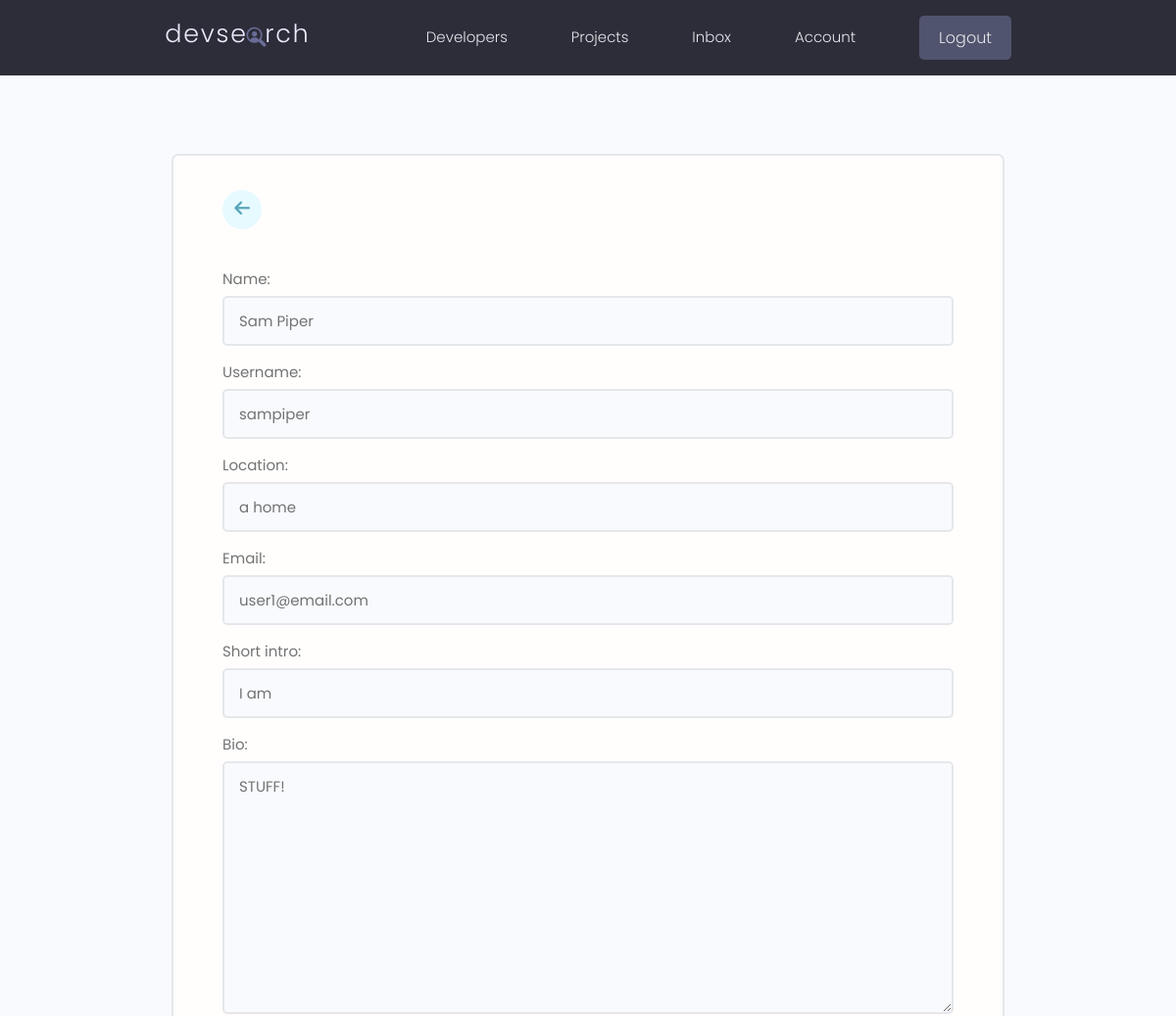
/edit-account (signed in, upper part), run on an earlier commit of the app's database.
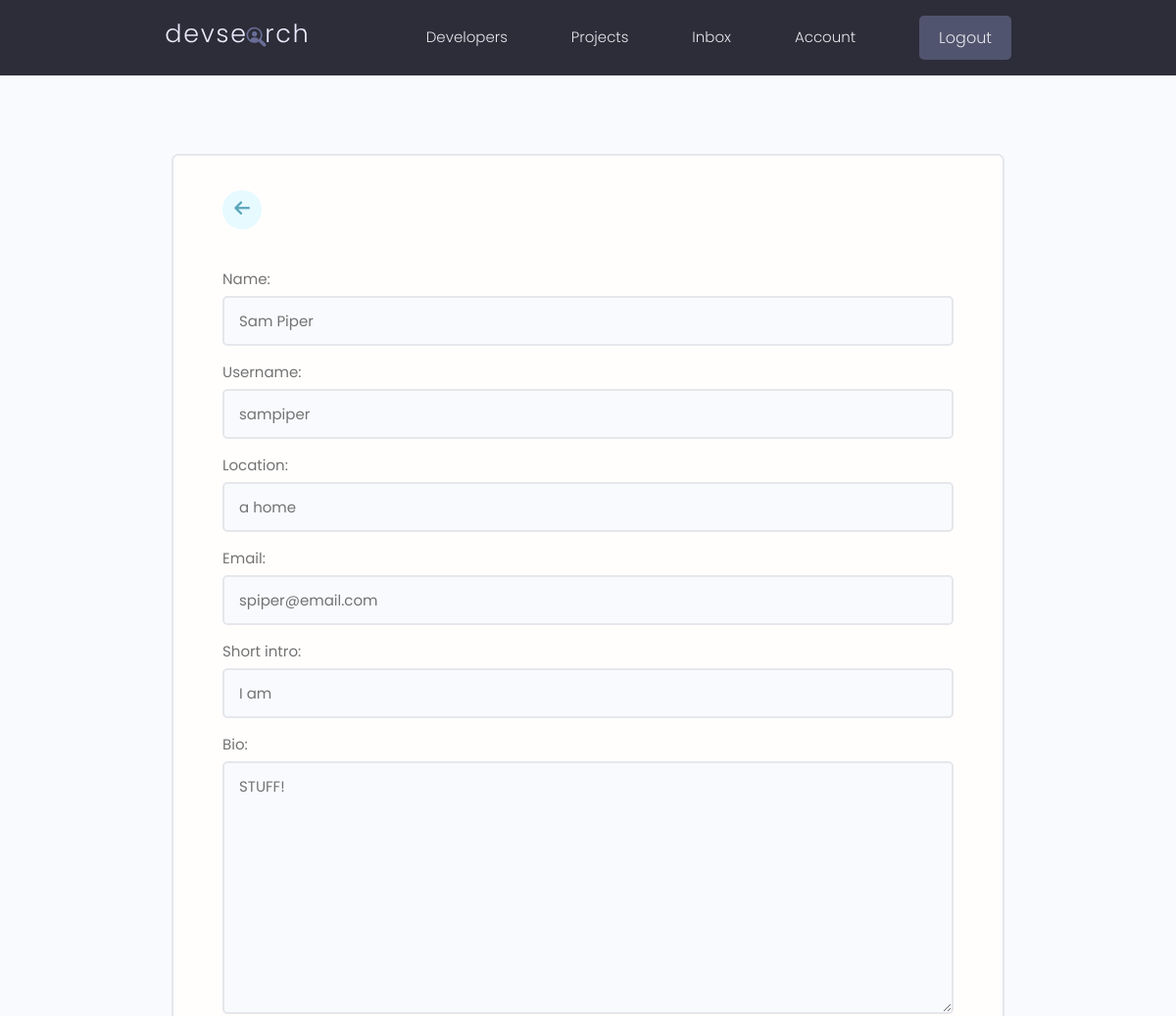
And on a later commit of the database.
### users/models.py (models this page shows, shortened)
class Profile(models.Model):
    id = models.UUIDField(default=uuid.uuid4, unique=True, primary_key=True, editable=False)
    user = models.OneToOneField(to=User, on_delete=models.CASCADE, null=True, blank=True)
    name = models.CharField(max_length=200, blank=True, null=True)
    username = models.CharField(max_length=200, blank=True, null=True)
    location = models.CharField(max_length=200, blank=True, null=True)
    email = models.EmailField(max_length=500, blank=True, null=True)
    short_intro = models.CharField(max_length=200, blank=True, null=True)
    bio = models.TextField(blank=True, null=True)
    profile_image = models.ImageField(blank=True, null=True, upload_to='profiles/', default='profiles/user-default.png')
    social_github = models.CharField(max_length=200, blank=True, null=True)
    social_twitter = models.CharField(max_length=200, blank=True, null=True)
    social_linkedin = models.CharField(max_length=200, blank=True, null=True)
    social_youtube = models.CharField(max_length=200, blank=True, null=True)
    social_website = models.CharField(max_length=200, blank=True, null=True)
    created = models.DateTimeField(auto_now_add=True)

### users/views.py (the view)
# urls.py: path('edit-account', views.edit_account, name='edit-account'),
@login_required(login_url='login')
def edit_account(request):
    profile = request.user.profile
    form = ProfileForm(instance=profile)
    context = {'form': form}
    if request.method == 'POST':
        form = ProfileForm(request.POST, request.FILES, instance=profile)
        if form.is_valid():
            form.save()
            messages.success(request, message='Account was updated successfully.')
            return redirect('account')
    return render(request, template_name='users/profile_form.html', context=context)

### users/forms.py
class ProfileForm(ModelForm):
    class Meta:
        model = Profile
        fields = [
            'name',
            'username',
            'location',
            'email',
            'short_intro',
            'bio',
            'profile_image',
            'social_github',
            'social_twitter',
            'social_linkedin',
            'social_youtube',
            'social_website'
        ]
    def __init__(self, *args, **kwargs):
        super(ProfileForm, self).__init__(*args, **kwargs)
        for name, field in self.fields.items():
            field.widget.attrs.update({'class': 'input'})

### users/templates/users/profile_form.html (shortened to what this page needs)
{% extends 'main.html' %}
{% block content %}
  <main class="formPage my-xl">
    <div class="content-box">
      <div class="formWrapper">
        <a class="backButton" href="{% url 'account' %}"><i class="fas fa-arrow-left"></i></a>
        <br>
        <form action="{% url 'edit-account' %}" method="POST" enctype="multipart/form-data" class="form">
          {% for field in form %}
            <div class="form__field">
              <label for="formInput#text">{{ field.label }}: </label>
              {{ field }}
            </div>
          {% endfor %}
        </form>
      </div>
    </div>
  </main>
{% endblock %}

What changed in the data, as far as the page shows it:
changed Profile "Sam Piper": email "user1@email.com" → "spiper@email.com"
